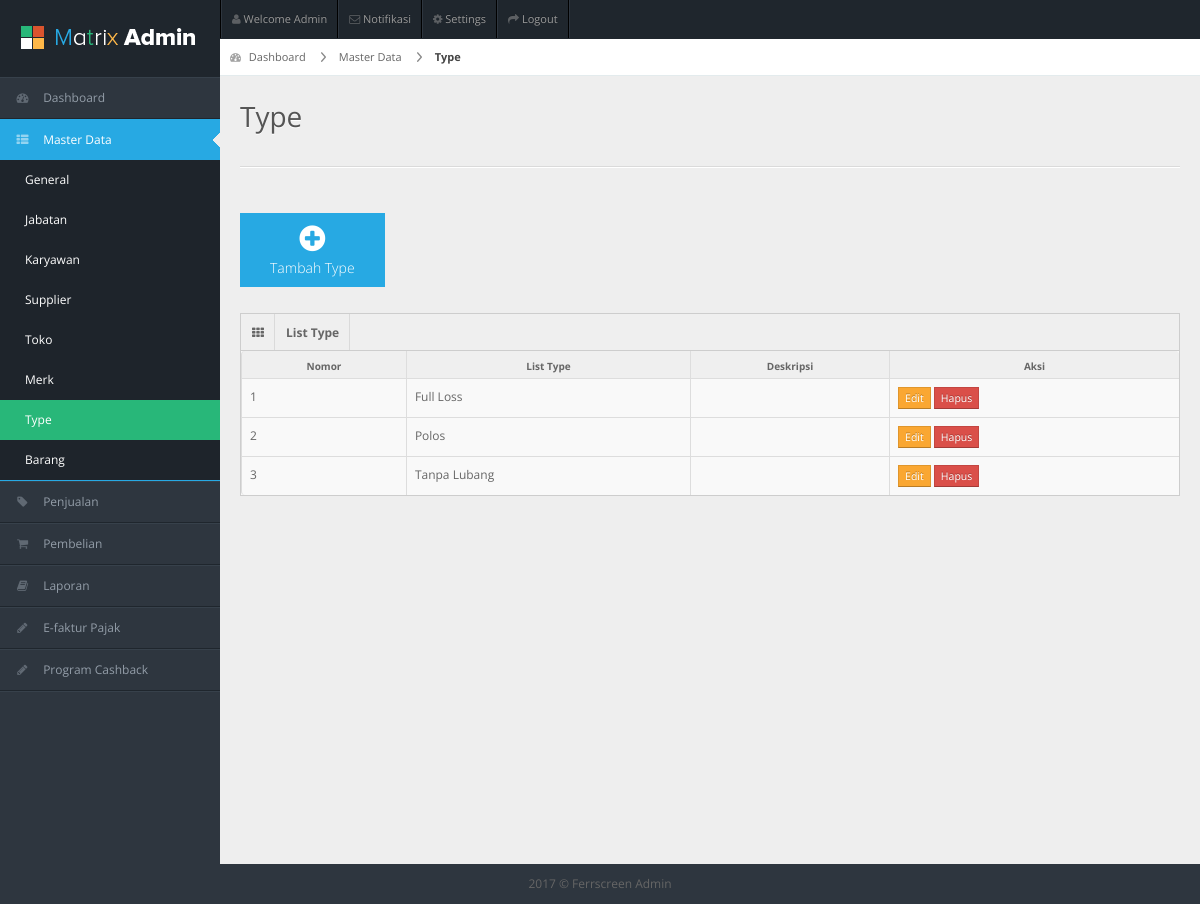
The app's page /index.php/type, older data.
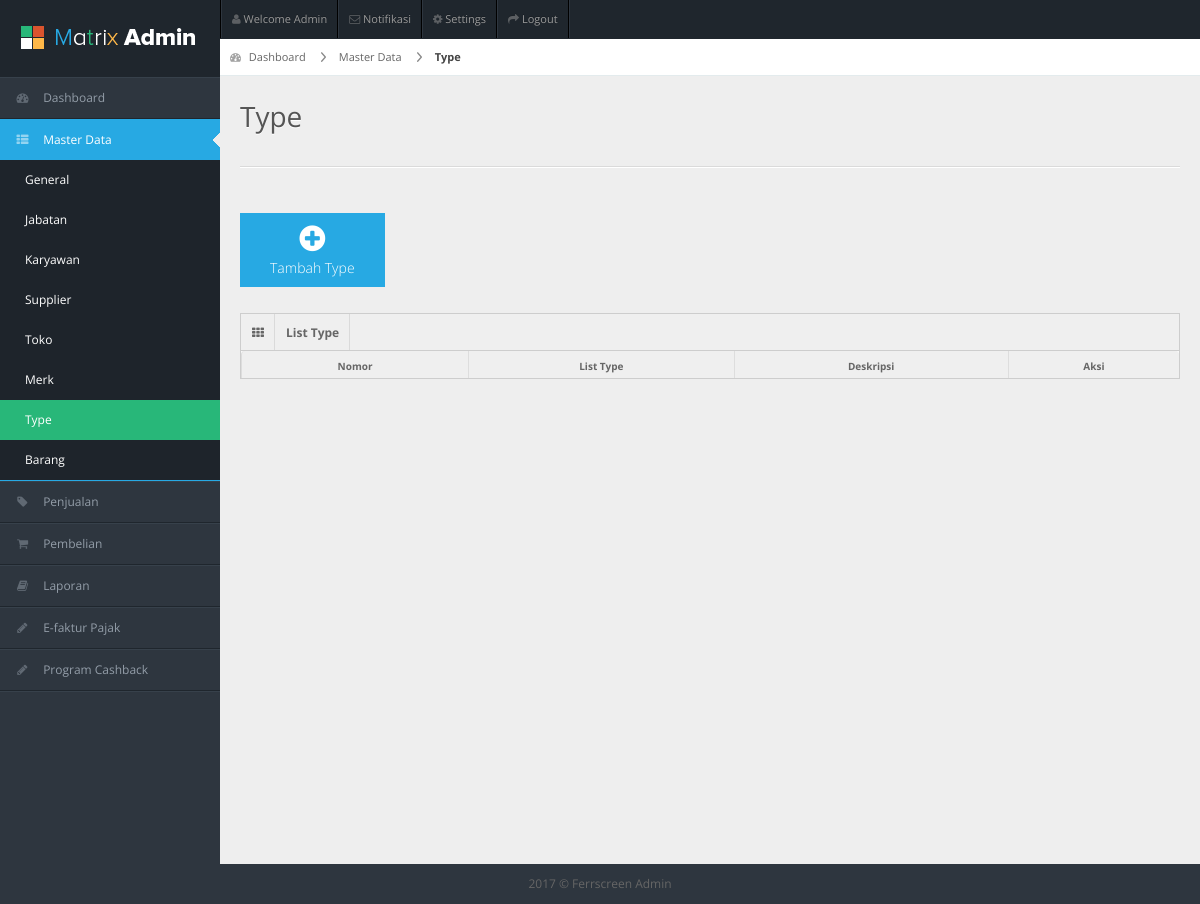
The same page, newer data.
### tables this page shows
CREATE TABLE `type` (
  `id` int(11) NOT NULL,
  `nama` varchar(255) NOT NULL,
  `deskripsi` text NOT NULL,
  `created_at` datetime NOT NULL
);

### application/controllers/Type.php (called while the page is built, shortened)
<?php
class Type extends CI_Controller {
	public function __construct(){
	 	$this->load->model('Type_Model');
    }
	public function index()
	{
		$dataMenu = array(
	        'menuAktif' => "masterdata",
	        'subMenu' => "type"
		);
		$dataType = $this->Type_Model->get_allType();
		$data = array(
	        'dataType' => $dataType
		);
		$this->load->view('header');
		$this->load->view('sidebar',$dataMenu);
		$this->load->view('MasterData/Type/v_type',$data);
	}
}

### index.php (called while the page is built, shortened)
<?php
require_once BASEPATH.'core/CodeIgniter.php';

### application/models/Type_Model.php (called while the page is built, shortened)
<?php
class Type_Model extends CI_Model {
    public function get_allType(){
        $sql = "SELECT y.*
                FROM type y
                ORDER BY y.nama ASC";
        $result = $this->db->query($sql);
        return $result->result_array();
    }
}

### application/views/MasterData/Type/v_type.php (the view, shortened to what this page needs)
<div id="content">
  <div id="content-header">
    <div id="breadcrumb">
      <a href="<?php echo base_url();?>dashboard" title="Go to Home" class="tip-bottom">
        <i class="icon-dashboard"></i>
        Dashboard
      </a>
      <a href="#" class="">
        Master Data
      </a>
      <a href="#" class="current">
        Type
      </a>
    </div>
    <h1>Type</h1>
  </div>
  <div class="container-fluid">
    <hr>
    <div class="quick-actions_homepage">
      <ul class="quick-actions">
        <li class="bg_lb">
          <a href="<?php echo base_url();?>type/tambahType">
            <i class="icon-plus-sign"></i>
            Tambah Type
          </a>
        </li>
      </ul>
    </div>
    <div class="row-fluid">
      <div class="span12">
      <div class="widget-box">
          <div class="widget-title">
            <span class="icon"><i class="icon-th"></i></span>
            <span class="icon"><b>List Type</b></span>
          </div>
          <div class="widget-content nopadding">
            <table class="table table-bordered data-table">
              <thead>
                <tr>
                  <th>Nomor</th>
                  <th>List Type</th>
                  <th>Deskripsi</th>
                  <th>Aksi</th>
                </tr>
              </thead>
              <tbody>
              <?php
                if(isset($dataType))
                {
                    $number=1;
                    foreach ($dataType as $type)
                    {
                      echo ' <tr class="gradeX">
                                <td>'.$number.'</td>
                                <td>'.$type["nama"].'</td>
                                <td>'.$type["deskripsi"].'</td>
                                <td class="center">
                                    <a href="'.base_url().'type/editType/'.$type["id"].'" class="btn btn-warning btn-mini" role="button">Edit</a>
                                    <a href="#deleteData'.$type["id"].'" data-toggle="modal" class="btn btn-danger btn-mini" role="button">Hapus</a>
                                    <div id="deleteData'.$type["id"].'" class="modal hide" aria-hidden="true" style="display: none;">
                                      <div class="modal-header">
                                        <button data-dismiss="modal" class="close" type="button">×</button>
                                        <h3>Hapus Data</h3>
                                      </div>
                                      <div class="modal-body">
                                        <p>Apakah kamu ingin menghapus data '.$type["nama"].'?</p>
                                      </div>
                                      <div class="modal-footer">
                                        <a class="btn btn-primary" href="'.base_url().'type/hapusType/'.$type["id"].'" name="btnHapus">Hapus</a>
                                        <a data-dismiss="modal" class="btn" href="#">Cancel</a>
                                      </div>
                                    </div>
                                </td>
                              </tr>';
                      $number++;
                    }
                  }
              ?>
              </tbody>
            </table>
          </div>
        </div>
      </div>
    </div>
  </div>
</div>
<div class="row-fluid">
  <div id="footer" class="span12"> 2017 &copy; Ferrscreen Admin</div>
</div>
</body>
</html>

Row changes from the older to the newer data that the page shows:
removed type: nama "Full Loss"
removed type: nama "Polos"
removed type: nama "Tanpa Lubang"
